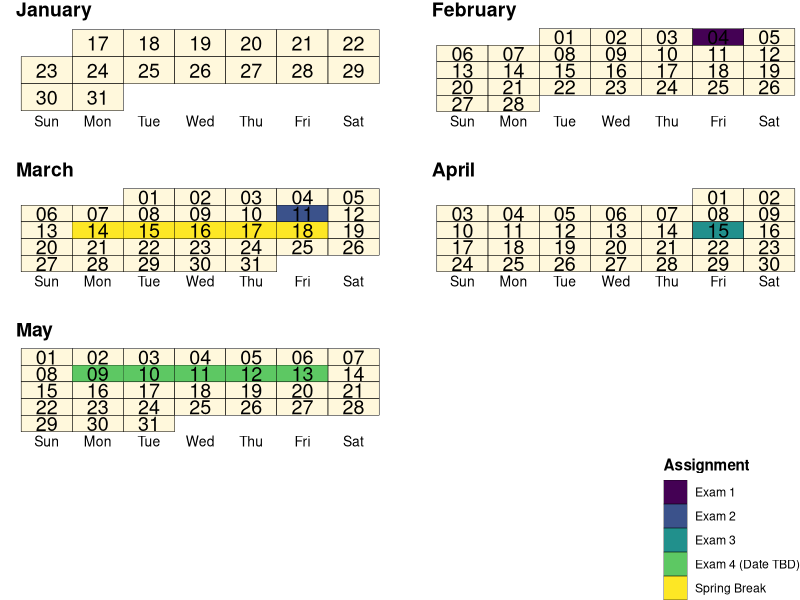

Reproduce this figure in R.
## ---- chunk 1
knitr::opts_chunk$set(echo = TRUE)

mon <- as.Date("2023-01-16")

advdate <- function(obj, adv){
  tmon <- obj + 7*(adv - 1)
  tfri <- obj + 4 + 7*(adv - 1)
  tmon <- format(tmon, format = "%m/%d")
  tfri <- format(tfri, format = "%m/%d")
  zadv <- sprintf("%02d", adv)
  tmp <- paste("Week ", zadv, sep = '', ", ", tmon, " - ", tfri)
  return(tmp)
}

## ---- chunk 2

library(ggplot2)
library(tidyverse)
# Create base data frame
dfr <- data.frame(date=seq(as.Date('2022-01-17'), as.Date('2022-05-31'), by = 1)) %>% 
  mutate(day = factor(strftime(date, format="%a"), levels=c("Sun","Mon","Tue","Wed","Thu","Fri","Sat")),
         week = factor(strftime(date, format="%U")),
         month = factor(strftime(date, format="%B"),levels=c("January","February","March", "April", "May")),
         ddate = factor(strftime(date, format="%d")),
         comment = case_when(
           date == as.Date("2022-02-04") ~ "Exam 1",
           date == as.Date("2022-03-11") ~ "Exam 2",
           date == as.Date("2022-04-15") ~ "Exam 3",
           date >= as.Date("2022-05-09") & date <=as.Date("2022-05-13") ~ "Exam 4 (Date TBD)",
           date >= as.Date("2022-03-14") & date <= as.Date("2022-03-18") ~ "Spring Break"
         ),
         week = as.numeric(week))



ggplot(dfr, aes(x = day, y = reorder(week, -week), fill = comment)) +
  geom_tile(color = "black", fill = "cornsilk1", size = 0.1) +
  geom_tile(color = "black", size = 0.1) +
  geom_text(aes(label = ddate), size = 5) +
  facet_wrap(. ~ month, scales = "free", ncol = 2) +
  #ghibli::scale_fill_ghibli_d("PonyoMedium") +
  viridis::scale_fill_viridis(discrete = TRUE, na.translate = FALSE) +
  theme_void() +
  theme(legend.position = "bottom",
        legend.direction = "vertical",
        legend.justification = "right",
        axis.text.x = element_text(size = 10, color = "black"),
        axis.text.y = element_text(size = 10, color = "white"),
        strip.text.x = element_text(size = 14, face = "bold", hjust = 0, margin = margin(b = 0.2, unit = "cm")),
        title = element_text(face = "bold"),
        panel.spacing = unit(0.8, "cm")) +
  guides(fill=guide_legend(ncol=1)) +
  labs(x = "Weekday",
       y = "Week #",
       fill = "Assignment")
